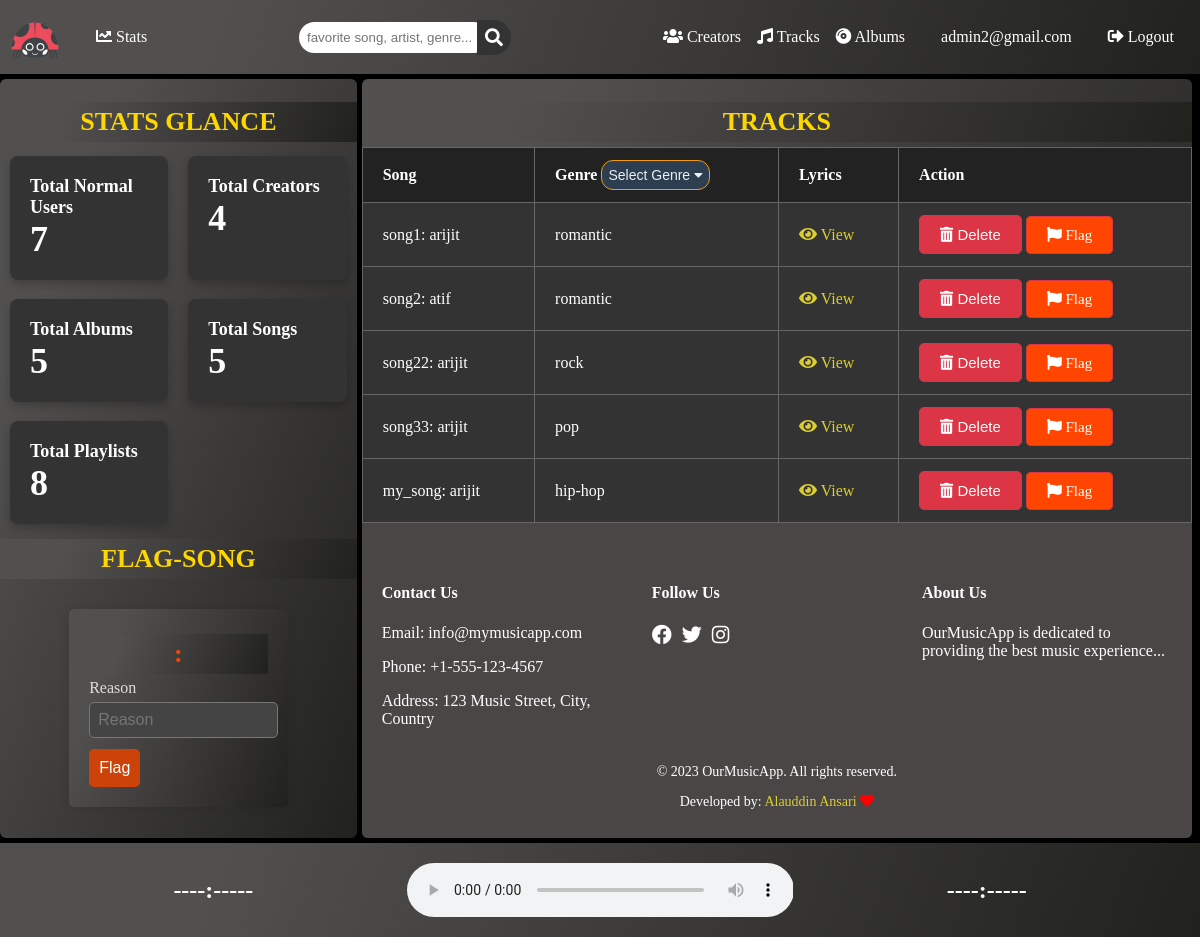
The app's page /flag_song/99648dc2-a632-4357-8b6d-6328f616d050 (signed in), older data.
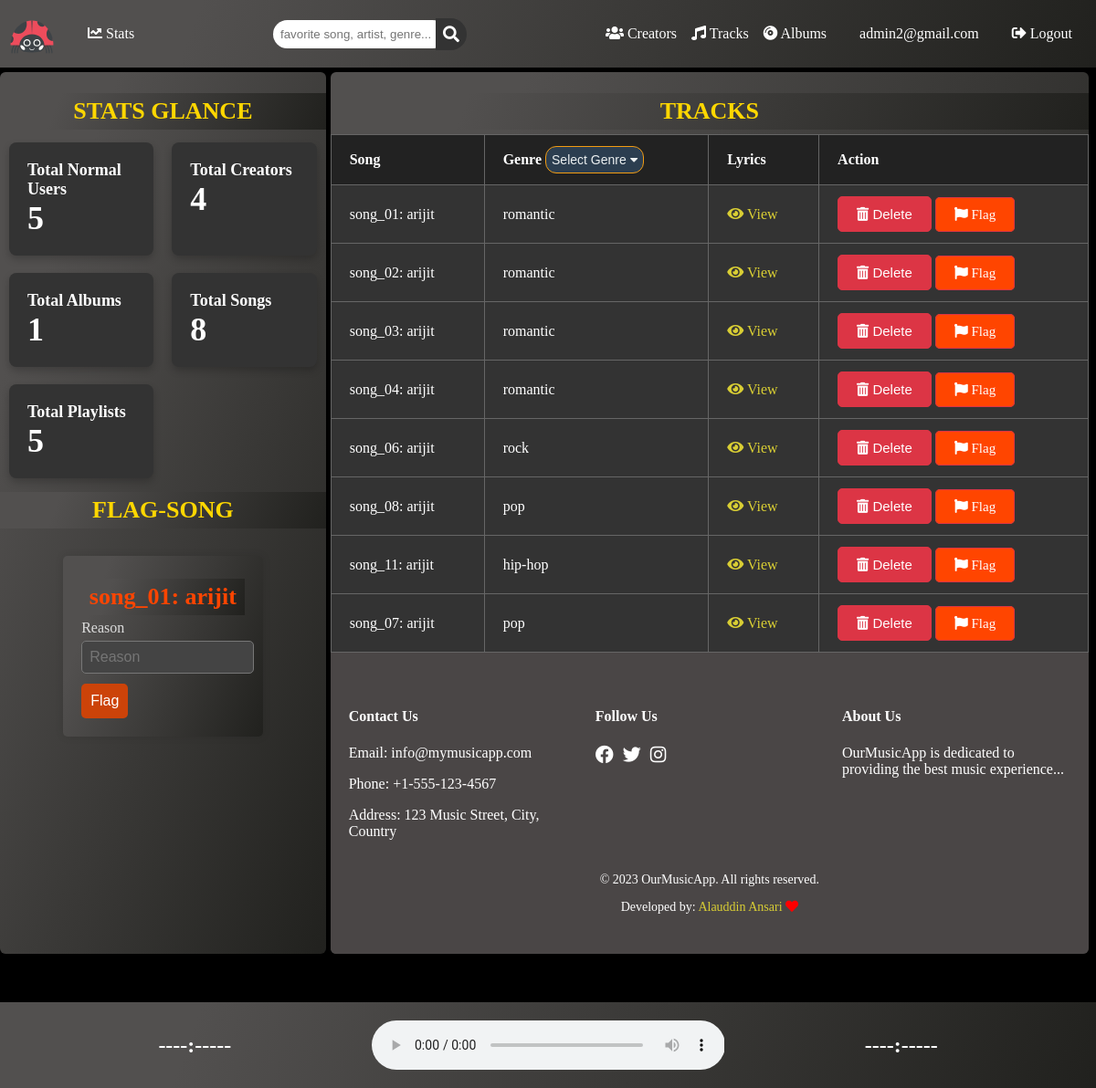
The same page, newer data.
### models/user_model.py (models this page shows)
class Admin(db.Model, UserMixin):
    id = db.Column(db.String(36), primary_key=True, default=generate_uuid, unique=True)
    username = db.Column(db.String(80), nullable=False)
    email = db.Column(db.String(120), unique=True, nullable=False)
    password = db.Column(db.String(80), nullable=False)
    role = db.Column(db.String(10), nullable=False, default='admin')

### models/music_model.py (models this page shows)
class Song(db.Model):
    id = db.Column(db.String(36), primary_key=True, default=generate_uuid, unique=True)
    title = db.Column(db.String(100), nullable=False)
    artist = db.Column(db.String(100), nullable=False)
    lyrics = db.Column(db.Text)
    genre = db.Column(db.String(50))
    hits = db.Column(db.Integer, default=0)
    creator_id = db.Column(db.String(36), db.ForeignKey('user.id'), nullable=False)
    average_rating = db.Column(db.Float, default=0.0)
    ratings = db.relationship('Rating', backref='song', lazy=True)

### views/song_view.py (the view, shortened to what this page needs)
class FlagSongView(MethodView):
    @admin_required
    def get(self, song_id):
        song_to_flag = Song.query.get(song_id)
        is_flagged = FlaggedContent.query.filter_by(song_id=song_id).first()
        if is_flagged:
            is_flagged = True
        else:
            is_flagged = False
        songs = Song.query.all()
        stats_data = admin_stats()
        return render_template('flag_song.html', song_to_flag=song_to_flag, is_flagged=is_flagged,stats_data=stats_data, songs=songs)

### extensions/extension.py (called while the page is built)
@login_manager.user_loader
def load_user(user_id):
    from models.user_model import User, Admin
    admin = Admin.query.get(str(user_id))
    if admin is not None:
        return admin
    return User.query.get(str(user_id))

### templates/flag_song.html (shortened to what this page needs)
{% extends 'layout.html' %}
{% block post_login_form %}
    <h1 id="heading">FLAG-SONG</h1>
    <form class="upload-form" method="POST" action="{{ url_for('song.flag_song', song_id=song_to_flag.id) }}">
        <h1 id ="heading" style="color: orangered;">{{ song_to_flag.title }}: {{ song_to_flag.artist }}</h1>
        <div class="form-group">
            <label for="reason">Reason</label>
            {% if not is_flagged %}
                <input type="text" id="reason" name="reason" placeholder="Reason" class="form-control">
            {% else %}
                <input type="text" id="reason" name="reason" placeholder="The song is already flagged!!" class="form-control">
            {% endif %}
        </div>
        {% if not is_flagged %}
           <input type="submit" value="Flag" class="btn btn-primary">
        {% endif %}
    </form>
{% endblock %}
{% block admin_stats %}
    {% if current_user.role == 'admin' %}
        <br>
    <h1 id="heading">STATS GLANCE</h1>
    <br><br><br>
    <div class="grid-container">
        {% for stat in stats_data %}
            <div class="stat-container"  style="animation: none;">
                <div class="stat_heading">
                    <h1>{{ stat['heading'] }}</h1>
                </div>
                <div class="stat_data">
                    <h1>{{ stat['total'] }}</h1>
                </div>
            </div>
        {% endfor %}
    </div>
    {% endif %}
{% endblock %}
{% block content %}
    <table class="data-table" style="animation: none;">
        <h1 id="heading">TRACKS</h1>
        <thead>
            <tr>
                <th>Song</th>
                <th>
                    Genre
                    <div class="dropdown">
                        <button class="dropbtn">Select Genre <i class="fa fa-caret-down"></i></button>
                    </div>
                </th>
                <th>Lyrics</th>
                <th>Action</th>
            </tr>
        </thead>
        <tbody>
            {% for song in songs %}
                <tr class="data-row">
                    <td>{{ song.title }}: {{ song.artist }}</td>
                    <td>{{ song.genre }}</td>
                    <td><a href="{{ url_for('song.song_lyrics', id=song.id) }}"><i class="fas fa-eye"></i> View</a></td>
                    <td>
                        {% set action_url = url_for('song.delete_song', id=song.id) %}
                        <button id="delete-btn" onclick="showConfirmation('{{ action_url }}')"><i class="fas fa-trash-alt"></i> Delete</button>
                        <a href="{{ url_for('song.flag_song', song_id=song.id) }}" style="background-color: orangered;" id="delete-btn"><i class="fas fa-flag"></i> Flag</a>
                    </td>
                </tr>
            {% endfor %}
        </tbody>
    </table>
{% endblock %}

### templates/layout.html (shortened to what this page needs)
<!DOCTYPE html>
<html lang="en">
<head>
    <link rel="stylesheet" href="{{ url_for('static', filename='style.css') }}">
    <link rel="stylesheet" href="https://cdnjs.cloudflare.com/ajax/libs/font-awesome/5.15.4/css/all.min.css">
</head>
<body>
    {% block navbar %}
        <nav>
            <div class="navbar">
                <div class="left">
                    {% if current_user.is_authenticated %}
                    <a id="home" href="{{ url_for('user.dashboard') }}"><img id="logo" src="{{ url_for('static', filename='images/beetle_1.svg') }}" style="height: 50px; width: 50px"></a>
                    {% endif %}
                    {% if current_user.role == 'admin' %}
                    <a id="stats" href="{{url_for('admin.admin_visuals')}}"><i class="fas fa-chart-line"></i> Stats</a>
                    {% endif %}
                </div>
                <div class="middle">
                    {% if current_user.role == 'admin' %}
                        <form action="{{ url_for('admin.admin_search') }}" method="GET" class="search-form">
                            <div class="search-container">
                                <input id="search" type="text" name="query" placeholder="favorite song, artist, genre...">
                                <button type="submit" id="search-button"><i class="fas fa-search"></i></button>
                            </div>
                        </form>
                    {% endif %}
                </div>
                <div class="right">
                    {% if current_user.role == 'admin' %}
                    <a id="Creators" href="{{url_for('user.all_creators')}}"><i class="fas fa-users"></i> Creators</a>
                    <a id="Tracks" href="{{url_for('song.all_songs', genre='all')}}"><i class="fas fa-music"></i> Tracks</a>
                    <a id="Albums" href="{{url_for('album.all_albums')}}"><i class="fas fa-compact-disc"></i> Albums</a>
                    {% endif %}
                    <a id="user_name" href="#">{{current_user.email}}</a>
                    {% if current_user.is_authenticated %}
                        <a id="logout" href="{{url_for('user.logout')}}"><i class="fas fa-sign-out-alt"></i> Logout</a>
                    {% endif %}
                </div>
            </div>
        </nav>
    {% endblock %}
    <div class="content">
        <div class="column left-column">
            {% block admin_stats %}
            {% endblock %}
            {% block post_login_form %}
            {% endblock %}
        </div>
        <div class="column right-column">
            {% block flash %}
                <br>
            {% endblock %}
            {% block content %}
            {% endblock %}
            {% block footer %}
                <footer class="site-footer">
                    <div class="footer-content">
                        <div class="contact-info">
                            <h4>Contact Us</h4>
                            <p>Email: info@mymusicapp.com</p>
                            <p>Phone: +1-555-123-4567</p>
                            <p>Address: 123 Music Street, City, Country</p>
                        </div>
                        <div class="social-media">
                            <h4>Follow Us</h4>
                            <ul class="social-links">
                                <li><a href="#"><i class="fab fa-facebook"></i></a></li>
                                <li><a href="#"><i class="fab fa-twitter"></i></a></li>
                                <li><a href="#"><i class="fab fa-instagram"></i></a></li>
                            </ul>
                        </div>
                        <div class="about">
                            <h4>About Us</h4>
                            <p>OurMusicApp is dedicated to providing the best music experience...</p>
                        </div>
                    </div>
                    <div class="site-info">
                        <p>&copy; 2023 OurMusicApp. All rights reserved.</p>
                        <p>Developed by: <a href="https://github.com/git4alauddin">Alauddin Ansari <i style="color: red" class="fas fa-heart"></i></a></p>
                    </div>
                </footer>
            {% endblock %}
        </div>
    </div>
    {% block player %}
        <div class="audio_player">
            <div class="song_info">
                <h2>----:-----</h2>
            </div>
            <div class ="player">
                <audio controls autoplay>
                    <source src="#" type="audio/mpeg">
                </audio>
            </div>
            <div class="song_info">
                <h2>----:-----</h2>
            </div>
        </div>
    {% endblock %}
</body>
</html>

Row changes from the older to the newer data that the page shows:
removed Song: title "song1", artist "arijit", genre "romantic"
removed Song: title "song2", artist "atif", genre "romantic"
removed Song: title "song22", artist "arijit", genre "rock"
removed Song: title "song33", artist "arijit", genre "pop"
removed Song: title "my_song", artist "arijit", genre "hip-hop"
added Song: title "song_01", artist "arijit", genre "romantic"
added Song: title "song_02", artist "arijit", genre "romantic"
added Song: title "song_03", artist "arijit", genre "romantic"
added Song: title "song_04", artist "arijit", genre "romantic"
added Song: title "song_06", artist "arijit", genre "rock"
added Song: title "song_08", artist "arijit", genre "pop"
added Song: title "song_11", artist "arijit", genre "hip-hop"
added Song: title "song_07", artist "arijit", genre "pop"
Text that changed along with them:
new list line: "Total Normal Users 5"
new list line: "Total Albums 1"
new list line: "Total Songs 8"
new list line: "Total Playlists 5"
list line gone: "Total Normal Users 7"
list line gone: "Total Albums 5"
list line gone: "Total Songs 5"
list line gone: "Total Playlists 8"
